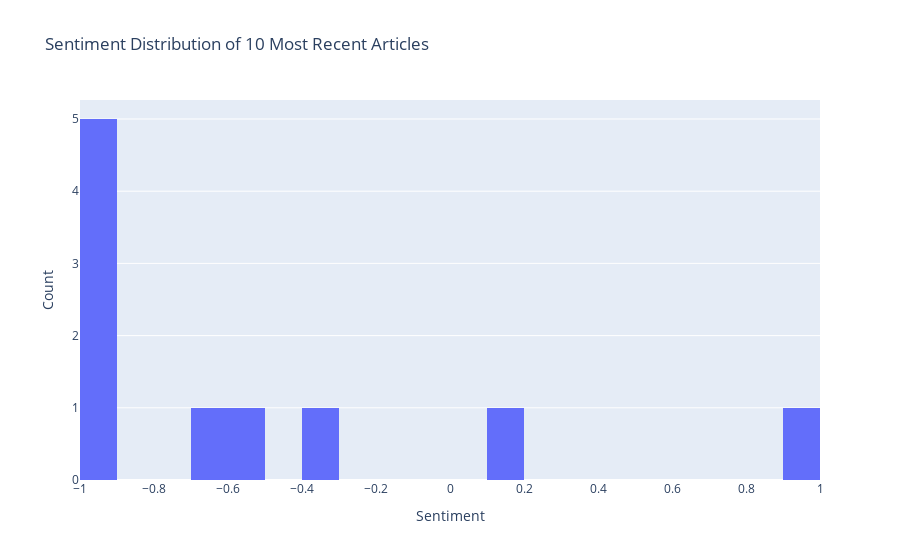

Here is the notebook cell this chart was saved with:
### Markdown cell above
# Visualize

### Code cell
# with open("10_most_recent_articles.json") as f:
#     results = json.load(f)

total = len(results)
data = [r["sentiment_content"] for r in results]

fig = go.Figure()
fig.add_trace(go.Histogram(x=data, xbins=dict(start=-1.0, end=1.0, size=0.1)))
fig.update_layout(
    title_text=f"Sentiment Distribution of {total} Most Recent Articles", # title of plot
    xaxis_title_text='Sentiment', # xaxis label
    yaxis_title_text='Count', # yaxis label
)

### Figure 1 — Plotly figure (JSON) as saved in the notebook; plotly's stock layout.template omitted (floating-point values rounded to 4 significant figures)
{"data": [{"type": "histogram", "x": [-0.9332, -0.9904, -0.304, 0.9947, -0.9951, -0.5106, -0.6249, -0.9965, 0.1779, -0.9926], "xbins": {"end": 1, "size": 0.1, "start": -1}}], "layout": {"title": {"text": "Sentiment Distribution of 10 Most Recent Articles"}, "xaxis": {"title": {"text": "Sentiment"}}, "yaxis": {"title": {"text": "Count"}}}}
